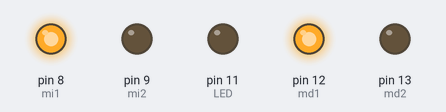
The sketch below on a simulated Arduino Uno, built with avr-gcc and run on an emulated ATmega328P. Shown: output pins drawn as LEDs (lit = HIGH).

Above: at 0.1 s.
Timing chart, 0 to 1.6 s (numbered marks = the images above):
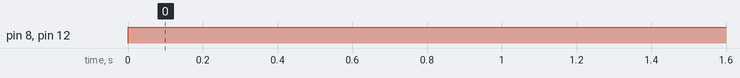

The sketch:

motor_pteh_PRUEBA.ino
```cpp
//motor izquierda
int mi1=8;
int mi2=9;
int LED = 11;
//motor derecha
int md1=12;
int md2=13;
//variables del ultrasonido
int distancia;
int tiempo;
int trig=7;
int echo=6;

void setup() {
pinMode(mi1,OUTPUT);
pinMode(mi2,OUTPUT);
pinMode(md1,OUTPUT);
pinMode(md2,OUTPUT);
pinMode(trig,OUTPUT);
pinMode(echo,INPUT);
pinMode(LED,OUTPUT);
}

void loop()
{

  adelante();

  }


void adelante ()
{
digitalWrite(8,HIGH);
digitalWrite(9,LOW);
digitalWrite(12,HIGH);
digitalWrite(13,LOW);
digitalWrite(11,LOW);
}
```

Measured:
- by itself, pin 8 (mi1), pin 12 (md1): LOW → HIGH at 0.00 s
